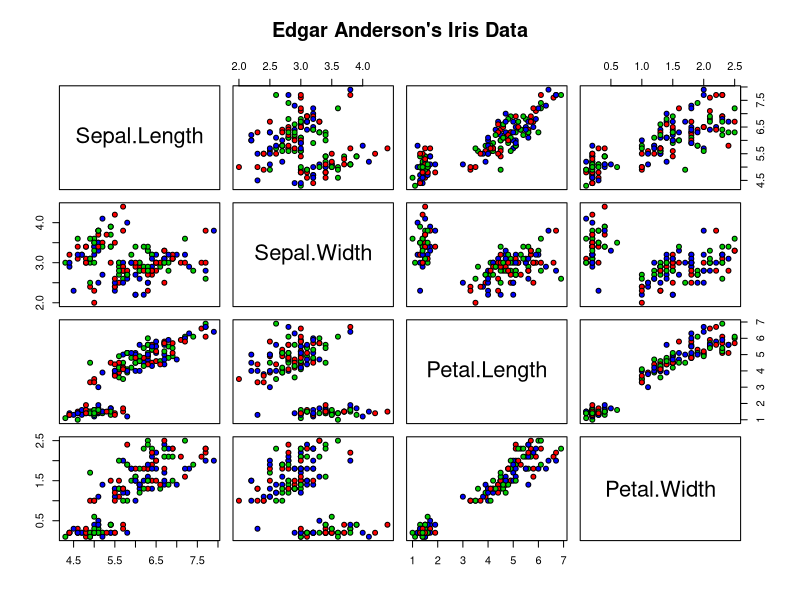
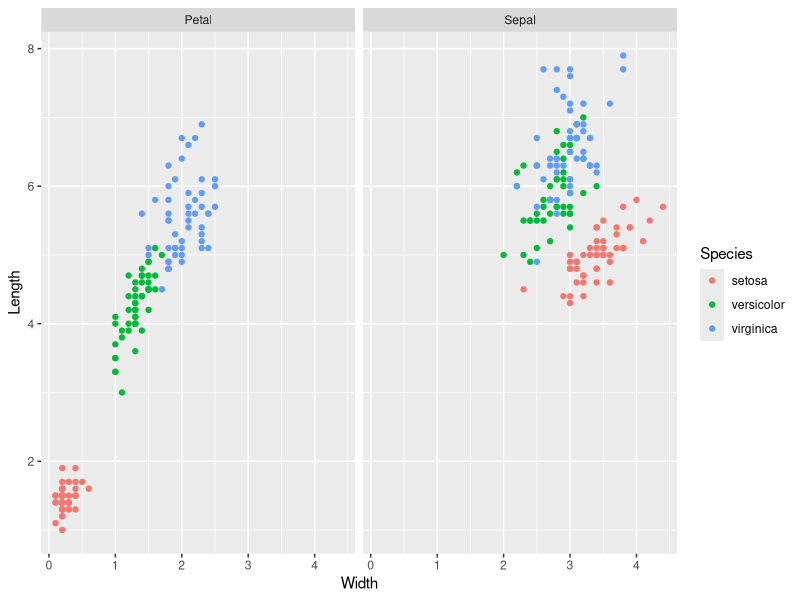
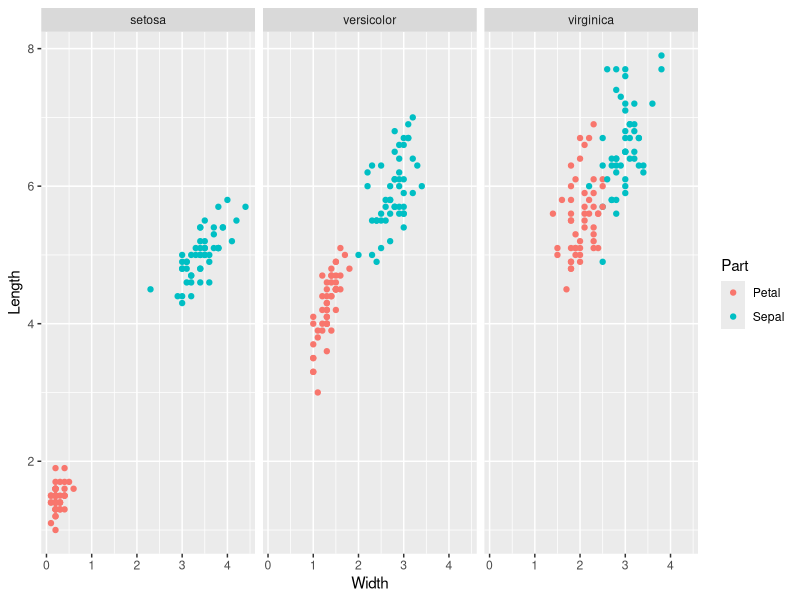
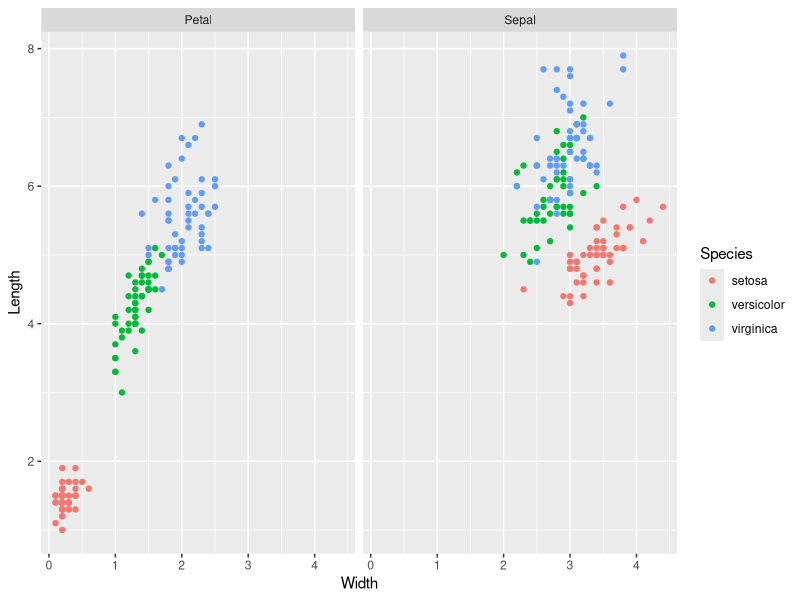

Reproduce these figures in R, in order.
## ---- chunk 1
library(dplyr)
library(tidyr)
library(ggplot2)
## ---- chunk 2
data(iris)
head(iris)
## ---- chunk 3
pairs(iris[1:4], main = "Edgar Anderson's Iris Data", 
                 pch = 21, 
                 bg = c("red", "green3", "blue"))
## ---- chunk 4
# You won't see this in the knitted version
data(iris)
iris$id <- formatC(1:nrow(iris),width=3,flag="0")
iris.tidy <- iris %>% 
  gather(key=part_attr,val=measure,-Species,-id) %>%
  separate(col=part_attr, into=c("Part","attr"),sep="\\.") %>%
  spread(attr,measure)
  
#
  
ggplot(iris.tidy ,aes(x=Width,y=Length,col=Species)) + 
  geom_point() + facet_wrap(~Part)
## ---- chunk 5
ggplot(iris.tidy ,aes(x=Width,y=Length,col=Part)) + 
  geom_point() + facet_wrap(~Species)
## ---- chunk 6
data(iris)
iris$id <- formatC(1:nrow(iris),width=3,flag="0")
head(iris)
## ---- chunk 7

# Gather up the measured variables into one column

iris.gathered <- gather(iris,
                        key=part_attr,
                        val=measure,-Species,-id)
head(iris.gathered)

# Look at three observations from each Species type
(iris.gathered %>% group_by(Species) %>% sample_n(3))
## ---- chunk 8

iris.gathered.tidier <- iris.gathered %>% 
   separate(col=part_attr, into=c("Part","attr"),sep="\\.")

iris.gathered.tidier %>% group_by(Species) %>% sample_n(3)
  

## ---- chunk 9
iris.gathered.tidiest <- iris.gathered.tidier %>% 
  spread(attr,measure)

head(iris.gathered.tidiest)
## ---- chunk 10
ggplot(iris.gathered.tidiest,
       aes(x=Width,y=Length,col=Species)) + 
       geom_point() + facet_wrap(~Part)
